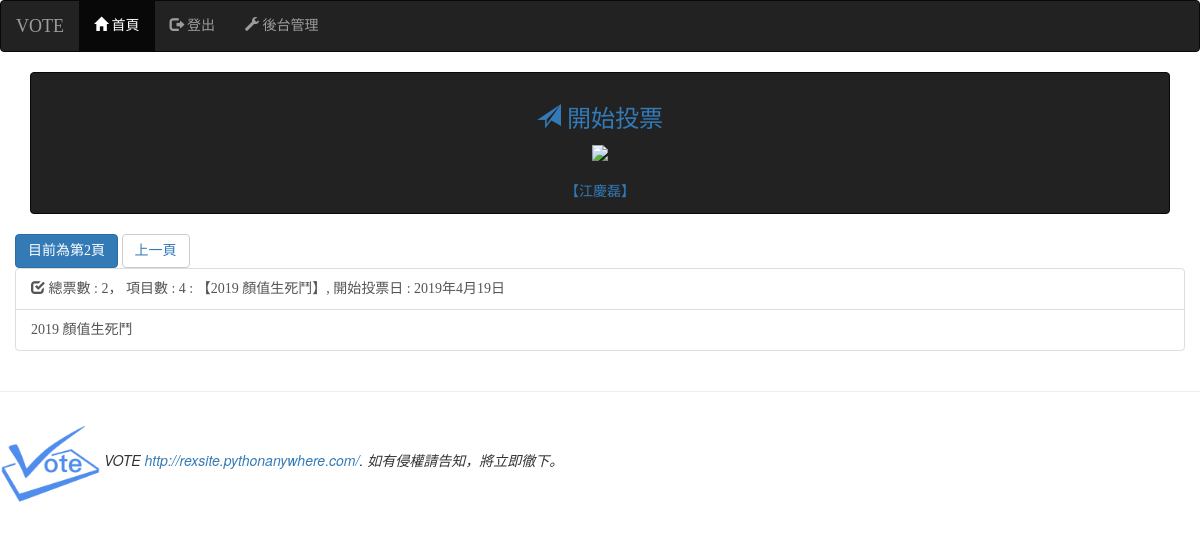
The app's page /?p=2 (signed in) with its own data.
### mysite/models.py (models this page shows, shortened)
class Poll(models.Model):
    name = models.CharField(max_length = 200, null = False)
    created_at = models.DateField(auto_now_add = True)
    enabled = models.BooleanField(default = False)

class PollItem(models.Model):
    poll = models.ForeignKey(Poll, on_delete = models.CASCADE)
    name = models.CharField(max_length = 200, null = False)
    image_url = models.CharField(max_length = 200, null = True, blank = True)
    created_at = models.DateField(auto_now_add = True)
    vote = models.PositiveIntegerField(default = 0)

### mysite/views.py (the view)
# urls.py: path('', views.index),
def index(request):
    all_polls = Poll.objects.all().order_by('-created_at')
    paginator = Paginator(all_polls, 5)
    p = request.GET.get('p')
    try:
        polls = paginator.page(p)
    except PageNotAnInteger:
        polls = paginator.page(1)
    except EmptyPage:
        polls = paginator.page(paginator.num_pages)
    return render(request, 'index.html', locals())

### mysite/templatetags/VoteSite_extras.py (called while the page is built)
@register.filter(name='show_items')
def show_items(value):
    try:
        poll = models.Poll.objects.get(id=int(value))
        items = models.PollItem.objects.filter(poll=poll).count()
    except:
        items = 0
    return items

@register.filter(name='show_votes')
def show_votes(value):
    try:
        poll = models.Poll.objects.get(id=int(value))
        votes = 0
        pollitems = models.PollItem.objects.filter(poll=poll)
        for pollitem in pollitems:
            votes = votes+pollitem.vote
    except:
        votes = 0
    return votes

### mysite/templates/index.html (shortened to what this page needs)
{% extends 'base.html' %}
{% block content %}
<div class='container'>
<nav class='navbar navbar-inverse'>
    <div class='col-md-12'>
            <div class='panel-heading' align=center>
                <a href='/'><h3><span class='glyphicon glyphicon-send'></span> 開始投票 </h3></a>
                {% if user.is_authenticated %}
                    {% if user.socialaccount_set.all.0.extra_data.name %}
                        <img src='{{user.socialaccount_set.all.0.get_avatar_url}}' width='100'><br/><br/>
                        <a href='/'>【{{user.socialaccount_set.all.0.extra_data.name}}】</a>
                    {% else %}
                        <a href='/'> Welcome: {{ user.username }}</a>
                    {% endif %}
                {% else %}
                    <a href='/accounts/login/'><p>歡迎使用Facebook註冊/登入你的帳號，以擁有投票的權力</p></a>
                {% endif %}
            </div>
    </div>
</nav>
<div class='row'>
        <button class='btn btn-primary'>
            目前為第{{ polls.number }}頁</a>
        </button>
    {% if polls.has_previous %}
        <button class='btn btn-default'>
            <a href='?p={{ polls.previous_page_number }}'>上一頁</a>
        </button>
    {% endif %}
</div>
<div class='row'>
{% load account %}
{% load VoteSite_extras %}
{% for poll in polls %}
    {% if forloop.first %}
        <div class='list-group'>
    {% endif %}
        <a href='{% url "poll-url" poll.id %}' class='list-group-item'>
            <span class='glyphicon glyphicon-check'></span>
            總票數 : {{ poll.id | show_votes }}，
            項目數 : {{ poll.id | show_items }} :
            【{{ poll.name }}】, 開始投票日 : {{poll.created_at}}
        </a>
            {% if user.is_authenticated %}
                <a href='{% url "poll-url" poll.id %}' class='list-group-item'>{{ poll.name }}</a>
            {% else %}
                <a href='#' class='list-group-item' title='需登入後才可前往投票'>{{ poll.name }}</a>
            {% endif %}
    {% if forloop.last %}
        </div>
    {% endif %}
{% empty %}
    <center><h3>目前沒有活躍中的投票項目</h3></center>
{% endfor %}
</div>
</div>
{% endblock %}

### mysite/templates/base.html (style rules this page uses)
h1, h2, h3, h4, h5, p, div { font-family: 微軟正黑體; }

### records on screen
Poll: id|show_votes "2", id|show_items "4", name "2019 顏值生死鬥", created_at "2019年4月19日"

### other values on screen
{{ user.socialaccount_set.all.0.extra_data.name }} "江慶磊"
{{ polls.number }} "2"
